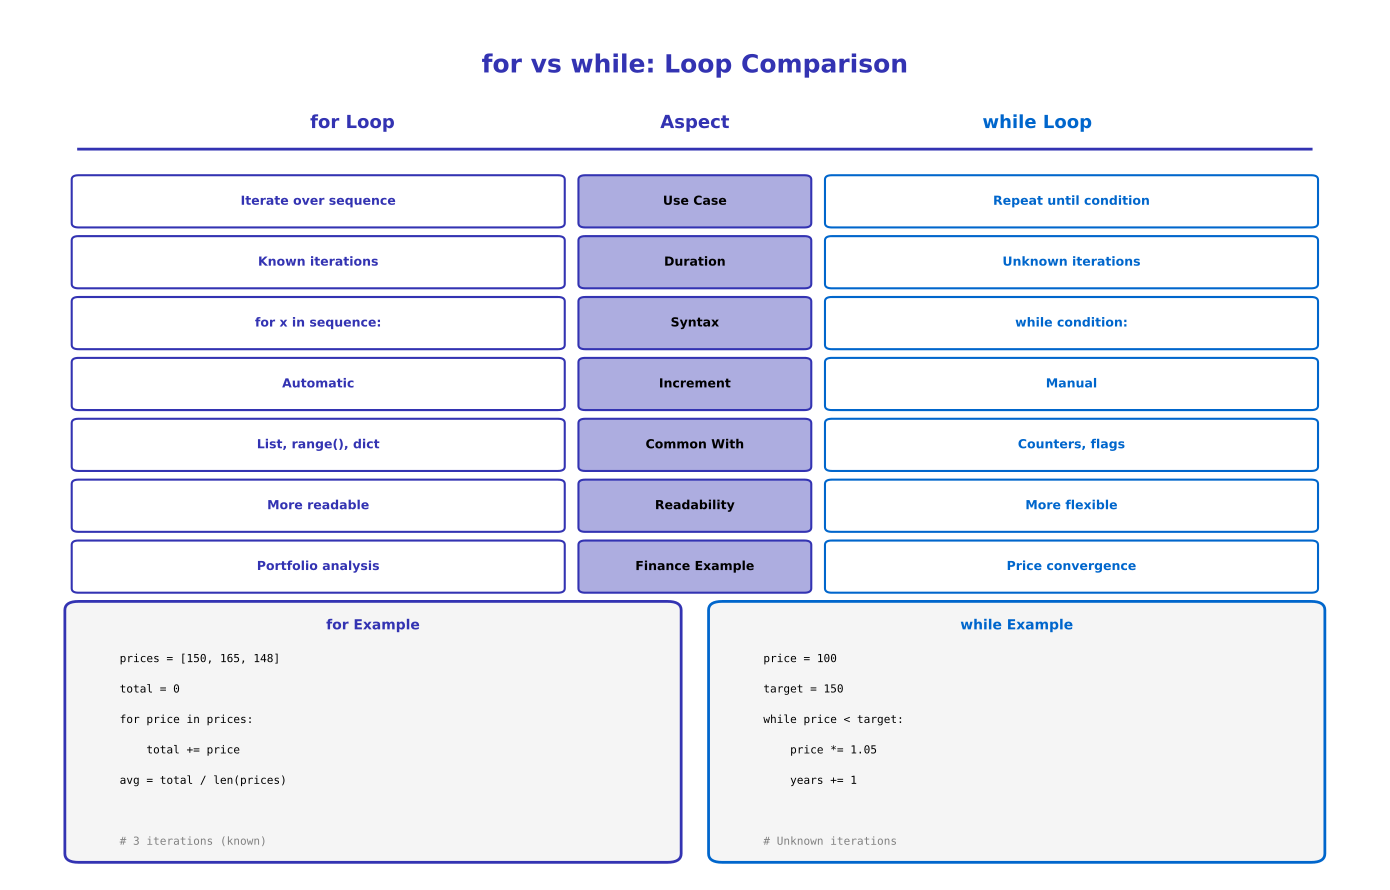

This figure's Python source:
"""Generated chart with course color palette"""
import matplotlib.pyplot as plt
import matplotlib.patches as patches
from matplotlib.patches import FancyBboxPatch, Rectangle, Circle, FancyArrowPatch, Wedge
import numpy as np
import pandas as pd
import seaborn as sns
from pathlib import Path

# Standard matplotlib configuration
plt.rcParams.update({
    'font.size': 10,
    'axes.labelsize': 10,
    'axes.titlesize': 11,
    'xtick.labelsize': 9,
    'ytick.labelsize': 9,
    'legend.fontsize': 9,
    'figure.figsize': (10, 6),
    'figure.dpi': 150
})

# Course colors
MLPURPLE = '#3333B2'
MLLAVENDER = '#ADADE0'
MLBLUE = '#0066CC'
MLORANGE = '#FF7F0E'
MLGREEN = '#2CA02C'
MLRED = '#D62728'

# Map old colors to course colors
COLOR_PRIMARY = MLPURPLE
COLOR_SECONDARY = MLPURPLE
COLOR_ACCENT = MLBLUE
COLOR_LIGHT = MLLAVENDER
COLOR_GREEN = MLGREEN
COLOR_ORANGE = MLORANGE
COLOR_RED = MLRED


fig, ax = plt.subplots(figsize=(14, 9))
ax.set_xlim(0, 10)
ax.set_ylim(0, 10)
ax.axis('off')

ax.text(5, 9.5, 'for vs while: Loop Comparison', ha='center', va='top',
        fontsize=18, fontweight='bold', color=COLOR_SECONDARY)

# Headers
header_y = 8.7
ax.text(2.5, header_y, 'for Loop', ha='center', va='center',
        fontsize=13, fontweight='bold', color=COLOR_PRIMARY)
ax.text(5.0, header_y, 'Aspect', ha='center', va='center',
        fontsize=13, fontweight='bold', color=COLOR_SECONDARY)
ax.text(7.5, header_y, 'while Loop', ha='center', va='center',
        fontsize=13, fontweight='bold', color=COLOR_ACCENT)

# Separator
ax.plot([0.5, 9.5], [8.4, 8.4], color=COLOR_SECONDARY, lw=2)

# Comparison rows
comparisons = [
    ('Iterate over sequence', 'Use Case', 'Repeat until condition', 7.8),
    ('Known iterations', 'Duration', 'Unknown iterations', 7.1),
    ('for x in sequence:', 'Syntax', 'while condition:', 6.4),
    ('Automatic', 'Increment', 'Manual', 5.7),
    ('List, range(), dict', 'Common With', 'Counters, flags', 5.0),
    ('More readable', 'Readability', 'More flexible', 4.3),
    ('Portfolio analysis', 'Finance Example', 'Price convergence', 3.6),
]

for for_val, aspect, while_val, y in comparisons:
    # for column
    for_box = FancyBboxPatch((0.5, y - 0.25), 3.5, 0.5, boxstyle="round,pad=0.05",
                             edgecolor=COLOR_PRIMARY, facecolor='white', linewidth=1.5)
    ax.add_patch(for_box)
    ax.text(2.25, y, for_val, ha='center', va='center',
            fontsize=9, color=COLOR_PRIMARY, fontweight='bold')

    # Aspect column
    aspect_box = FancyBboxPatch((4.2, y - 0.25), 1.6, 0.5, boxstyle="round,pad=0.05",
                                edgecolor=COLOR_SECONDARY, facecolor=COLOR_LIGHT, linewidth=1.5)
    ax.add_patch(aspect_box)
    ax.text(5.0, y, aspect, ha='center', va='center',
            fontsize=9, color='black', fontweight='bold')

    # while column
    while_box = FancyBboxPatch((6.0, y - 0.25), 3.5, 0.5, boxstyle="round,pad=0.05",
                               edgecolor=COLOR_ACCENT, facecolor='white', linewidth=1.5)
    ax.add_patch(while_box)
    ax.text(7.75, y, while_val, ha='center', va='center',
            fontsize=9, color=COLOR_ACCENT, fontweight='bold')

# Code examples
for_code_box = FancyBboxPatch((0.5, 0.3), 4.3, 2.8, boxstyle="round,pad=0.1",
                              edgecolor=COLOR_PRIMARY, facecolor='#F5F5F5', linewidth=2)
ax.add_patch(for_code_box)
ax.text(2.65, 3.0, 'for Example', ha='center', va='top',
        fontsize=10, fontweight='bold', color=COLOR_PRIMARY)

for_lines = [
    'prices = [150, 165, 148]',
    'total = 0',
    'for price in prices:',
    '    total += price',
    'avg = total / len(prices)',
    '',
    '# 3 iterations (known)',
]

y_pos = 2.6
for line in for_lines:
    if line.startswith('#'):
        color = '#808080'
    else:
        color = 'black'
    ax.text(0.8, y_pos, line, ha='left', va='top',
            fontsize=8, family='monospace', color=color)
    y_pos -= 0.35

while_code_box = FancyBboxPatch((5.2, 0.3), 4.3, 2.8, boxstyle="round,pad=0.1",
                                edgecolor=COLOR_ACCENT, facecolor='#F5F5F5', linewidth=2)
ax.add_patch(while_code_box)
ax.text(7.35, 3.0, 'while Example', ha='center', va='top',
        fontsize=10, fontweight='bold', color=COLOR_ACCENT)

while_lines = [
    'price = 100',
    'target = 150',
    'while price < target:',
    '    price *= 1.05',
    '    years += 1',
    '',
    '# Unknown iterations',
]

y_pos = 2.6
for line in while_lines:
    if line.startswith('#'):
        color = '#808080'
    else:
        color = 'black'
    ax.text(5.5, y_pos, line, ha='left', va='top',
            fontsize=8, family='monospace', color=color)
    y_pos -= 0.35

plt.tight_layout()
plt.savefig('chart.pdf', dpi=300, bbox_inches='tight')
plt.close()
